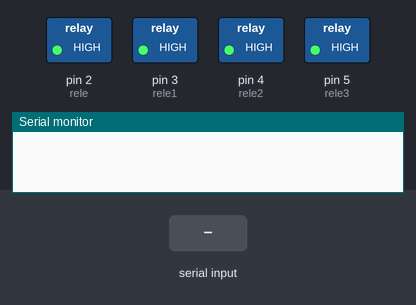
This sketch was run on a simulated Arduino Uno, built with avr-gcc and run on an emulated ATmega328P. Shown: switched loads named in the sketch (green lamp = pin HIGH), the last lines printed to the serial monitor. The test bench sets the inputs (shaded band).

Above: at 1.2 s.
1.3 s: "1" received over the second serial link
At 2.1 s:
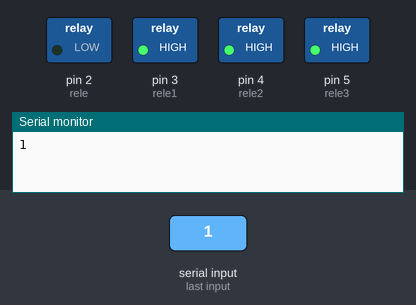
2.8 s: "2" received over the second serial link
At 3.2 s:
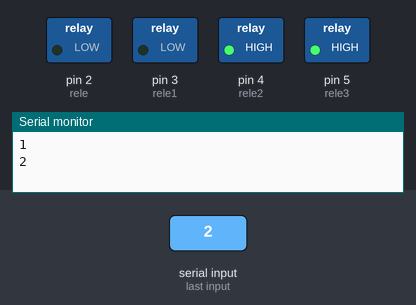
4.3 s: "A" received over the second serial link
At 5.5 s:
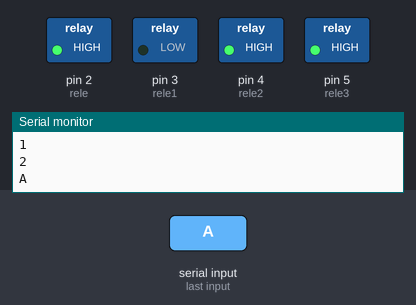
5.8 s: "3" received over the second serial link
At 6.7 s:
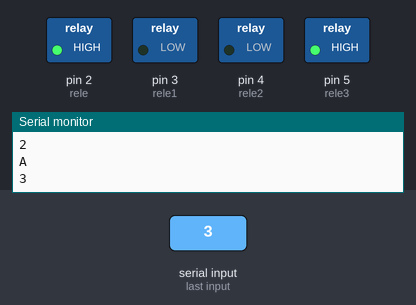
7.3 s: "B" received over the second serial link
At 7.9 s:
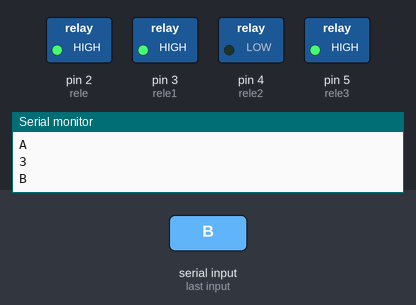
8.8 s: "4" received over the second serial link
At 10.2 s:
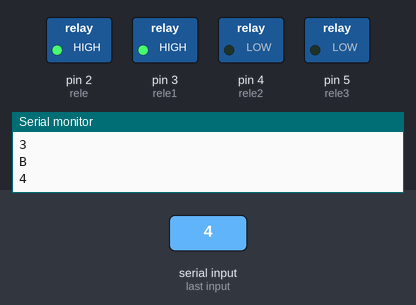
Timing chart, 0 to 11.3 s (numbered marks = the images above; inputs shaded):
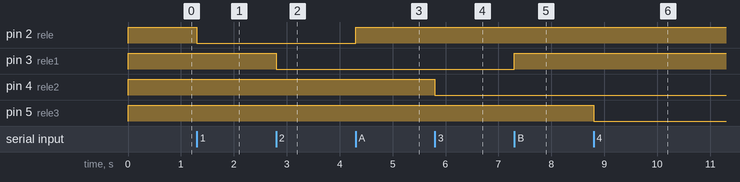

The sketch:

programa_de_estagio_2.ino
```cpp
#include <SoftwareSerial.h>

SoftwareSerial mySerial(0,1);//0-rx, 1-tx

int rele = 2; //define porta 5 como rele
int rele1 = 3; //define porta 4 como rele1
int rele2 = 4; //define porta 3 como rele2
int rele3 = 5; //define porta 2 como rele3

char val;

void setup(){
  pinMode(rele, OUTPUT); //declara rele como pino de saida
  pinMode(rele1, OUTPUT); //declara rele1 como pino de saida
  pinMode(rele2, OUTPUT); //declara rele2 como pino de saida
  pinMode(rele3, OUTPUT); //declara rele3 como pino de saida
  digitalWrite(rele, HIGH);
  digitalWrite(rele1, HIGH);
  digitalWrite(rele2, HIGH);
  digitalWrite(rele3, HIGH);
  mySerial.begin(9600); //define a comunicção serial em 9600
  Serial.begin(9600);
  }
void loop(){
  if(mySerial.available() > 0){
    val = mySerial.read();
    Serial.println(val);
    }
  if(val == '1'){//liga rele
    digitalWrite(rele, LOW);
    }
  else if(val== '2'){//liga rele1
    digitalWrite(rele1, LOW);
    }
  else if(val == '3'){//liga rele2
    digitalWrite(rele2, LOW);
    }
  else if(val == '4'){//liga rele3
    digitalWrite(rele3, LOW);
    }
  else if(val == '9'){ //todos os reles ligados
    digitalWrite(rele, LOW);
    digitalWrite(rele1, LOW);
    digitalWrite(rele2, LOW);
    digitalWrite(rele3, LOW);
    }
  else if(val == 'A'){//desliga rele
    digitalWrite(rele, HIGH);
    }
  else if(val == 'B'){//desliga rele1
    digitalWrite(rele1, HIGH);
    }
  else if(val == 'C'){//desliga rele2
    digitalWrite(rele2, HIGH);
    }
  else if(val == 'D'){//desliga rele3
    digitalWrite(rele3, HIGH);
    }
  else if(val == 'I'){ //todos os reles desligados
    digitalWrite(rele, HIGH);
    digitalWrite(rele1, HIGH);
    digitalWrite(rele2, HIGH);
    digitalWrite(rele3, HIGH);
    }
  }
```

Measured:
- after the input at 1.3 s, pin 2 (rele): HIGH → LOW at once
- after the input at 2.8 s, pin 3 (rele1): HIGH → LOW at once
- after the input at 4.3 s, pin 2 (rele): LOW → HIGH at once
- after the input at 5.8 s, pin 4 (rele2): HIGH → LOW at once
- after the input at 7.3 s, pin 3 (rele1): LOW → HIGH at once
- after the input at 8.8 s, pin 5 (rele3): HIGH → LOW at once
